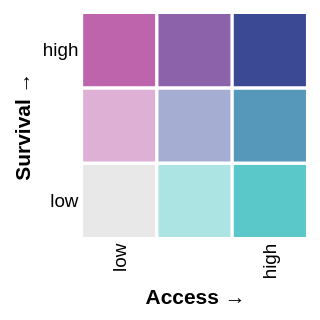

Write the Vega-Lite specification saved for this chart.
### Vega-Lite specification from a JSON file in a GitHub repository (floating-point values rounded to 4 significant figures)
{"$schema": "https://vega.github.io/schema/vega-lite/v5.json", "description": "Legend for the bivariate access x survival map (chart-22). A 3x3 matrix of the same nine colours, arranged so the horizontal axis is access (left = low, right = high) and the vertical axis is survival (bottom = low, top = high). The corner labels teach the reader to decode the map: bottom-right = high access but low survival (cyan), top-left = high survival but low access (magenta), top-right = both high (dark blue). Shares chart-22's exact ordinal colour scale so the squares match the map. Built as a standalone unit (a rect mark over a 3x3 grid of class indices) because Vega-Lite emits no native 2D legend for a hand-built bivariate scheme.", "width": 108, "height": 108, "data": {"values": [{"access_class": 0, "survival_class": 0, "biclass": 0}, {"access_class": 0, "survival_class": 1, "biclass": 1}, {"access_class": 0, "survival_class": 2, "biclass": 2}, {"access_class": 1, "survival_class": 0, "biclass": 3}, {"access_class": 1, "survival_class": 1, "biclass": 4}, {"access_class": 1, "survival_class": 2, "biclass": 5}, {"access_class": 2, "survival_class": 0, "biclass": 6}, {"access_class": 2, "survival_class": 1, "biclass": 7}, {"access_class": 2, "survival_class": 2, "biclass": 8}]}, "mark": {"type": "rect", "stroke": "#ffffff", "strokeWidth": 1.5}, "encoding": {"x": {"field": "access_class", "type": "ordinal", "axis": {"title": "Access →", "titleFontSize": 10, "titleFontWeight": "bold", "labelExpr": "datum.value == 0 ? 'low' : datum.value == 2 ? 'high' : ''", "labelFontSize": 9, "domain": false, "ticks": false, "orient": "bottom"}}, "y": {"field": "survival_class", "type": "ordinal", "sort": "descending", "axis": {"title": "Survival →", "titleFontSize": 10, "titleFontWeight": "bold", "labelExpr": "datum.value == 0 ? 'low' : datum.value == 2 ? 'high' : ''", "labelFontSize": 9, "domain": false, "ticks": false, "orient": "left"}}, "color": {"field": "biclass", "type": "ordinal", "legend": null, "scale": {"domain": [-1, 0, 1, 2, 3, 4, 5, 6, 7, 8], "range": ["#e0e0e0", "#e8e8e8", "#dfb0d6", "#be64ac", "#ace4e4", "#a5add3", "#8c62aa", "#5ac8c8", "#5698b9", "#3b4994"]}}}, "config": {"view": {"stroke": null}}}
